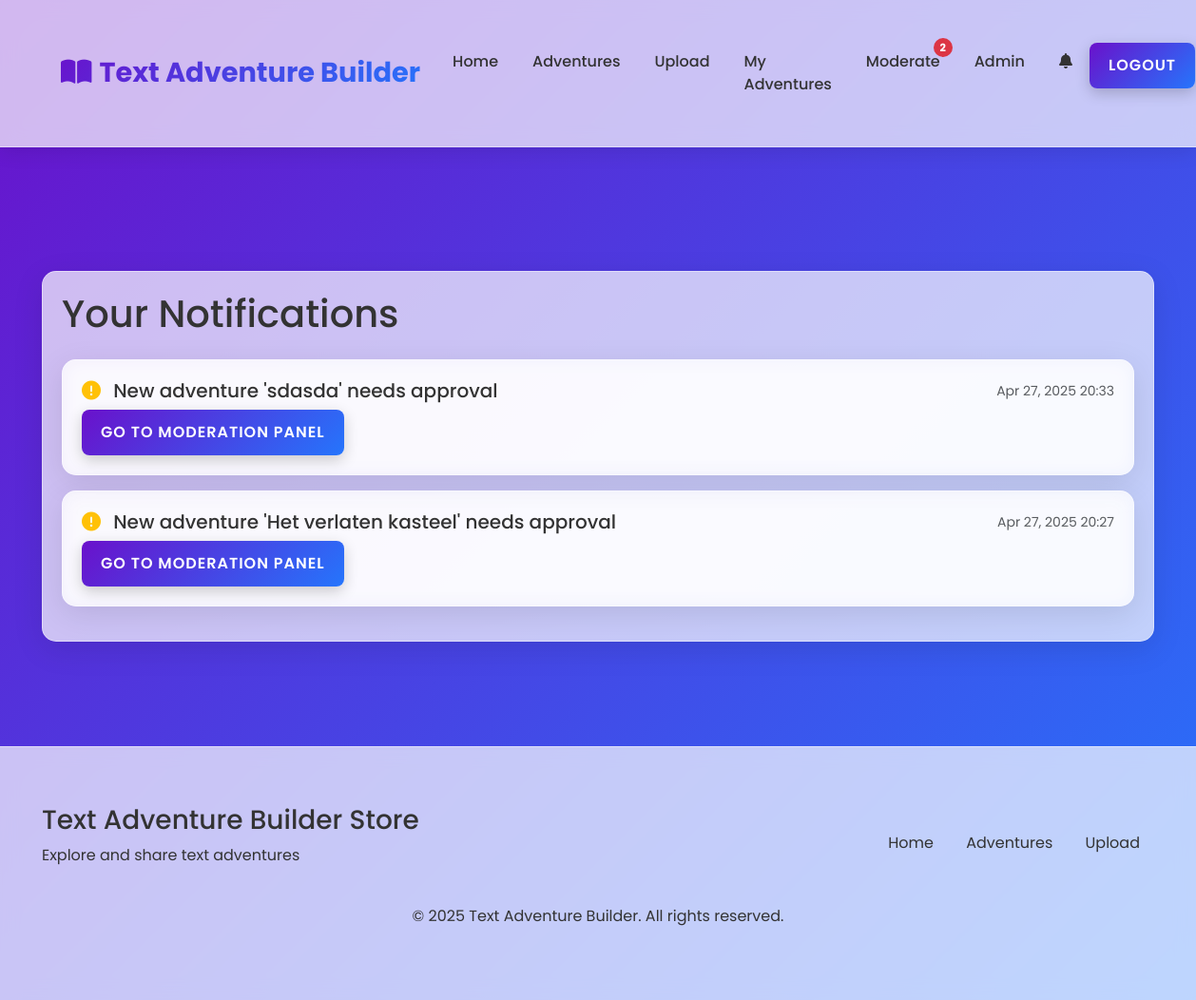
The page /notifications (signed in) on the database as committed earlier.
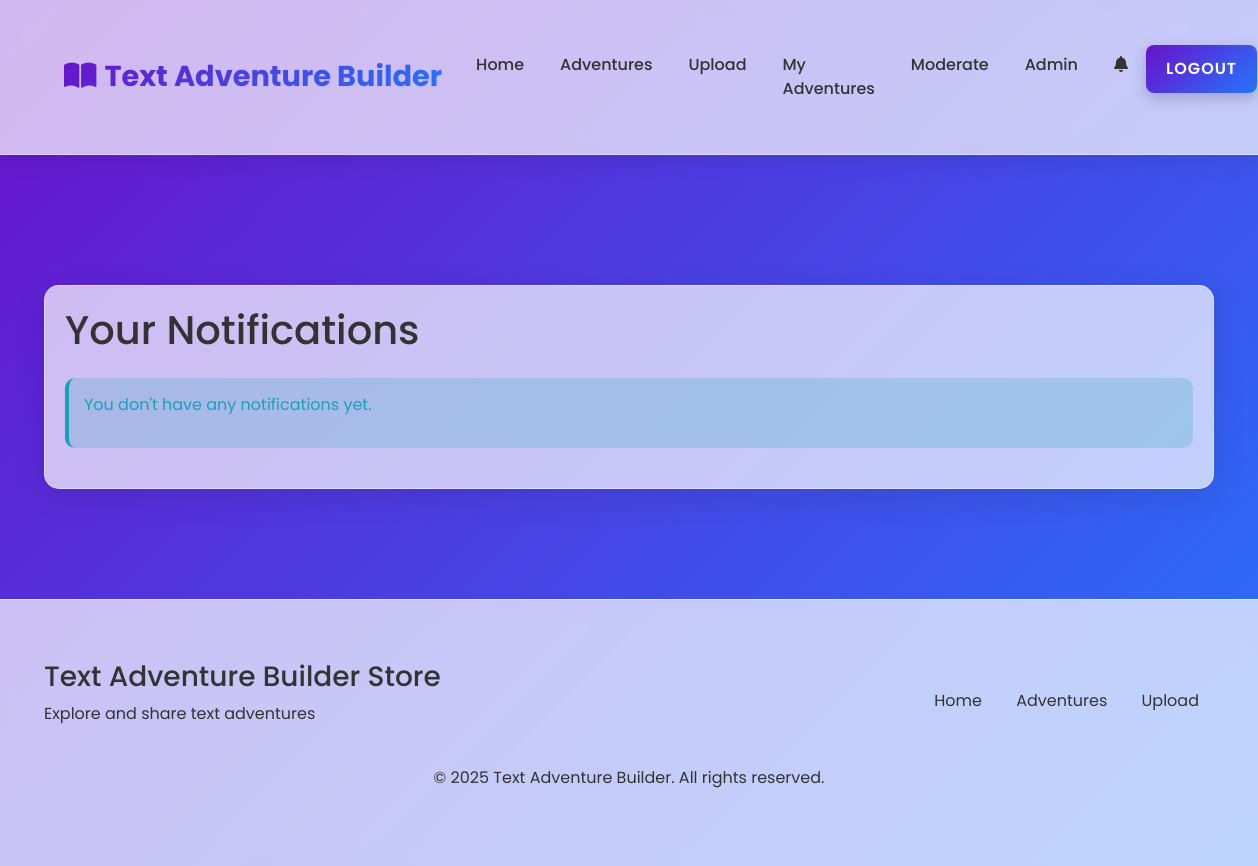
The same page on the database as committed later.
### tables this page shows
CREATE TABLE notifications (
    id INTEGER PRIMARY KEY AUTOINCREMENT,
    user_id INTEGER NOT NULL,
    content TEXT NOT NULL,
    type TEXT NOT NULL,
    related_id INTEGER,
    is_read INTEGER DEFAULT 0,
    created_at TIMESTAMP DEFAULT CURRENT_TIMESTAMP,
    FOREIGN KEY (user_id) REFERENCES users (id)
);

### app.py (the view)
@app.route('/notifications')
@login_required
def notifications():
    conn = get_db_connection()
    notifications = conn.execute('''
        SELECT id, content, type, related_id, is_read, created_at
        FROM notifications
        WHERE user_id = ?
        ORDER BY created_at DESC
    ''', (session['user_id'],)).fetchall()
    processed_notifications = []
    for notif in notifications:
        notif_dict = dict(notif)
        notif_dict['created_at'] = parse_datetime(notif_dict['created_at'])
        processed_notifications.append(notif_dict)
    conn.execute('''
        UPDATE notifications
        SET is_read = 1
        WHERE user_id = ?
    ''', (session['user_id'],))
    conn.commit()
    conn.close()
    return render_template('notifications.html', notifications=processed_notifications)

### app.py (called while the page is built)
def get_db_connection():
    conn = sqlite3.connect(app.config['DATABASE'])
    conn.row_factory = sqlite3.Row
    return conn

def parse_datetime(date_string):
    if not date_string:
        return None
    try:
        return datetime.datetime.strptime(date_string, '%Y-%m-%d %H:%M:%S.%f')
    except ValueError:
        try:
            return datetime.datetime.strptime(date_string, '%Y-%m-%d %H:%M:%S')
        except (ValueError, TypeError):
            app.logger.warning(f"Could not parse date string: {date_string}. Returning as is.")
            return date_string # Return original string if parsing fails completely

def login_required(f):
    @wraps(f)
    def decorated_function(*args, **kwargs):
        if 'user_id' not in session:
            flash('Please log in to access this page', 'error')
            return redirect(url_for('login', next=request.url))
        return f(*args, **kwargs)
    return decorated_function

def get_site_settings():
    conn = get_db_connection()
    settings = {}
    for row in conn.execute('SELECT setting_name, setting_value FROM site_settings').fetchall():
        settings[row['setting_name']] = row['setting_value']
    conn.close()
    return settings

def get_pending_moderation_count():
    if 'user_id' not in session:
        return 0
    conn = get_db_connection()
    user = conn.execute('SELECT role FROM users WHERE id = ?', (session['user_id'],)).fetchone()
    if user and user['role'] in ['admin', 'moderator']:
        count = conn.execute('SELECT COUNT(*) as count FROM adventures WHERE approved = 0').fetchone()['count']
    else:
        count = 0
    conn.close()
    return count

@app.context_processor
def inject_settings():
    settings = get_site_settings()
    pending_count = get_pending_moderation_count()
    return dict(settings=settings, pending_moderation_count=pending_count)

### templates/notifications.html (shortened to what this page needs)
{% extends 'base.html' %}
{% block content %}
<section class="mt-4 fade-in">
    <div class="glass-panel">
        <h1 class="mb-4">Your Notifications</h1>
        {% if notifications %}
            <div class="list-group">
                {% for notification in notifications %}
                    <div class="glass-panel mb-3 {% if not notification.is_read %}border-start border-4 border-primary{% endif %}">
                        <div class="d-flex justify-content-between align-items-center mb-2">
                            <h5 class="mb-0">
                                {% if notification.type == 'moderation' %}
                                    <i class="fas fa-exclamation-circle text-warning me-2"></i>
                                {% elif notification.type == 'approval' %}
                                    <i class="fas fa-check-circle text-success me-2"></i>
                                {% elif notification.type == 'rejection' %}
                                    <i class="fas fa-times-circle text-danger me-2"></i>
                                {% else %}
                                    <i class="fas fa-bell me-2"></i>
                                {% endif %}
                                {{ notification.content }}
                            </h5>
                            <small class="text-muted">{{ notification.created_at.strftime('%b %d, %Y %H:%M') }}</small>
                        </div>
                        {% if notification.related_id and notification.type == 'approval' %}
                            <div class="mt-2">
                                <a href="{{ url_for('adventure_detail', adventure_id=notification.related_id) }}" class="btn-3d btn-sm">
                                    View Adventure
                                </a>
                            </div>
                        {% elif notification.type == 'moderation' and session.role in ['admin', 'moderator'] %}
                            <div class="mt-2">
                                <a href="{{ url_for('moderate') }}" class="btn-3d btn-sm">
                                    Go to Moderation Panel
                                </a>
                            </div>
                        {% endif %}
                    </div>
                {% endfor %}
            </div>
        {% else %}
            <div class="alert alert-info">
                <p>You don't have any notifications yet.</p>
            </div>
        {% endif %}
    </div>
</section>
{% endblock %}

### templates/base.html (shortened to what this page needs)
<!DOCTYPE html>
<html lang="en">
<head>
    <link href="https://cdn.jsdelivr.net/npm/bootstrap@5.3.0-alpha1/dist/css/bootstrap.min.css" rel="stylesheet">
    <link href="https://cdnjs.cloudflare.com/ajax/libs/font-awesome/6.0.0/css/all.min.css" rel="stylesheet">
    <link href="{{ url_for('static', filename='css/style.css') }}" rel="stylesheet">
</head>
<body class="{% if settings.theme == 'dark' %}dark-theme{% endif %}">
    <nav class="navbar navbar-expand-lg">
        <div class="container">
            <a class="navbar-brand" href="{{ url_for('index') }}">
                <i class="fas fa-book-open me-2"></i>Text Adventure Builder
            </a>
            <div class="collapse navbar-collapse" id="navbarNav">
                <ul class="navbar-nav ms-auto">
                    <li class="nav-item">
                        <a class="nav-link" href="{{ url_for('index') }}">Home</a>
                    </li>
                    <li class="nav-item">
                        <a class="nav-link" href="{{ url_for('adventures') }}">Adventures</a>
                    </li>
                    {% if session.user_id %}
                        <li class="nav-item">
                            <a class="nav-link" href="{{ url_for('upload_adventure') }}">Upload</a>
                        </li>
                        <li class="nav-item">
                            <a class="nav-link" href="{{ url_for('my_adventures') }}">My Adventures</a>
                        </li>
                        {% if session.role in ['admin', 'moderator'] %}
                            <li class="nav-item">
                                <a class="nav-link position-relative" href="{{ url_for('moderate') }}">
                                    Moderate
                                    {% if pending_moderation_count > 0 %}
                                        <span class="notification-badge">{{ pending_moderation_count }}</span>
                                    {% endif %}
                                </a>
                            </li>
                        {% endif %}
                        {% if session.role == 'admin' %}
                            <li class="nav-item">
                                <a class="nav-link" href="{{ url_for('admin_panel') }}">Admin</a>
                            </li>
                        {% endif %}
                        <li class="nav-item">
                            <a class="nav-link position-relative" href="{{ url_for('notifications') }}">
                                <i class="fas fa-bell"></i>
                            </a>
                        </li>
                        <li class="nav-item">
                            <a class="btn-3d" href="{{ url_for('logout') }}">Logout</a>
                        </li>
                    {% endif %}
                </ul>
            </div>
        </div>
    </nav>
    <div id="alert-container" class="container mt-3">
    </div>
    <main class="container">
        {% block content %}{% endblock %}
    </main>
    <footer class="footer">
        <div class="container">
            <div class="footer-content">
                <div class="footer-logo">
                    <h3>Text Adventure Builder Store</h3>
                    <p>Explore and share text adventures</p>
                </div>
                <div class="footer-links">
                    <a href="{{ url_for('index') }}">Home</a>
                    <a href="{{ url_for('adventures') }}">Adventures</a>
                    {% if session.user_id %}
                        <a href="{{ url_for('upload_adventure') }}">Upload</a>
                    {% else %}
                        <a href="{{ url_for('register') }}">Register</a>
                    {% endif %}
                </div>
            </div>
            <div class="text-center mt-4">
                <p>&copy; 2025 Text Adventure Builder. All rights reserved.</p>
            </div>
        </div>
    </footer>
</body>
</html>

### static/css/style.css (style rules this page uses)
:root { --primary-color: #6a11cb; --secondary-color: #2575fc; --text-color: #333; --text-light: #fff; --bg-color: #f5f7fa; --card-bg: rgba(255, 255, 255, 0.7); --card-border: rgba(255, 255, 255, 0.4); --card-shadow: rgba(0, 0, 0, 0.1); --success-color: #28a745; --danger-color: #dc3545; --warning-color: #ffc107; --info-color: #17a2b8; }
* { margin: 0; padding: 0; box-sizing: border-box; }
body { font-family: 'Poppins', sans-serif; background: var(--bg-color); color: var(--text-color); min-height: 100vh; background-image: linear-gradient(135deg, var(--primary-color) 0%, var(--secondary-color) 100%); background-attachment: fixed; transition: all 0.3s ease; }
.glass-panel { background: var(--card-bg); border-radius: 15px; backdrop-filter: blur(10px); border: 1px solid var(--card-border); box-shadow: 0 8px 32px 0 var(--card-shadow); padding: 20px; margin-bottom: 30px; transition: transform 0.3s ease, box-shadow 0.3s ease; }
.btn-3d { position: relative; display: inline-block; padding: 12px 20px; background: linear-gradient(135deg, var(--primary-color) 0%, var(--secondary-color) 100%); color: var(--text-light); border-radius: 8px; border: none; font-weight: 600; text-transform: uppercase; letter-spacing: 1px; cursor: pointer; box-shadow: 0 5px 15px rgba(0, 0, 0, 0.2); transition: all 0.3s ease; text-decoration: none; text-align: center; }
.navbar { background: var(--card-bg); backdrop-filter: blur(10px); border-bottom: 1px solid var(--card-border); box-shadow: 0 4px 20px 0 var(--card-shadow); padding: 15px 0; position: sticky; top: 0; z-index: 1000; }
.navbar-brand { font-size: 1.8rem; font-weight: 700; background: linear-gradient(135deg, var(--primary-color) 0%, var(--secondary-color) 100%); -webkit-background-clip: text; -webkit-text-fill-color: transparent; margin-left: 20px; }
.navbar-nav { margin-right: 20px; }
.nav-link { color: var(--text-color); font-weight: 500; margin: 0 10px; position: relative; transition: all 0.3s ease; }
.nav-link::after { content: ''; position: absolute; width: 0; height: 2px; bottom: -5px; left: 0; background: linear-gradient(135deg, var(--primary-color) 0%, var(--secondary-color) 100%); transition: width 0.3s ease; }
.container { max-width: 1200px; margin: 0 auto; padding: 30px 15px; }
.alert { border-radius: 10px; padding: 15px; margin-bottom: 20px; border: none; }
.alert-info { background-color: rgba(23, 162, 184, 0.2); border-left: 4px solid var(--info-color); color: var(--info-color); }
.footer { background: var(--card-bg); backdrop-filter: blur(10px); border-top: 1px solid var(--card-border); padding: 30px 0; margin-top: 50px; }
.footer-content { display: flex; justify-content: space-between; align-items: center; flex-wrap: wrap; }
.footer-links a { margin: 0 15px; color: var(--text-color); text-decoration: none; transition: color 0.3s ease; }
.fade-in { animation: fadeIn 0.5s ease forwards; }

Rows that differ between the two databases and show on the page:
removed notifications: type "moderation" (drawn), content "New adventure 'sdasda' needs approval", created_at "Apr 27, 2025 20:33"
removed notifications: type "moderation" (drawn), content "New adventure 'Het verlaten kasteel' needs approval", created_at "Apr 27, 2025 20:27"
Other text that changed with them:
{{ pending_moderation_count }}: "2" → (not shown)
text now shown: "You don't have any notifications yet."
